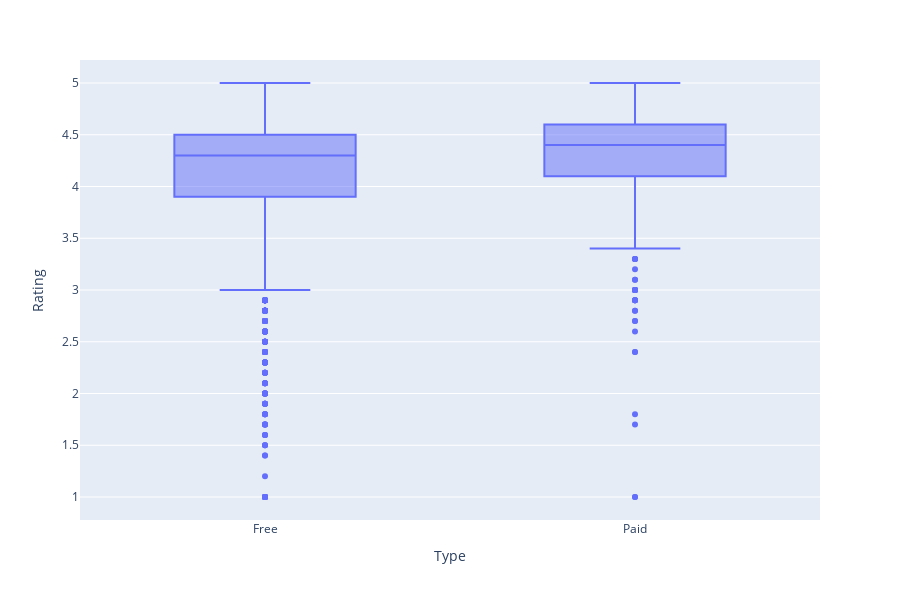

Here is the notebook cell this chart was saved with:
### Code cell
#Paid apps have on an average a better ratings. This could potentially be because of the fact that the developers 
# extend extra support and features. Also, there is no 'Ads' running!
fig = px.box(df1, x="Type", y="Rating")
fig.show()

### Figure 1 — Plotly figure (JSON) as saved in the notebook; plotly's stock layout.template omitted (floating-point values rounded to 4 significant figures; data arrays with more than 128 entries replaced by an {"elided": "..."} marker saying what was removed)
{"data": [{"alignmentgroup": "True", "hoverlabel": {"namelength": 0}, "hovertemplate": "Type=%{x}<br>Rating=%{y}", "legendgroup": "", "marker": {"color": "#636efa"}, "name": "", "notched": false, "offsetgroup": "", "orientation": "v", "showlegend": false, "type": "box", "x": {"elided": "4905 str values"}, "x0": " ", "xaxis": "x", "y": {"elided": "4905 float values"}, "y0": " ", "yaxis": "y"}], "layout": {"boxmode": "group", "height": 600, "legend": {"tracegroupgap": 0}, "margin": {"t": 60}, "xaxis": {"anchor": "y", "domain": [0, 1], "title": {"text": "Type"}}, "yaxis": {"anchor": "x", "domain": [0, 1], "title": {"text": "Rating"}}}}
